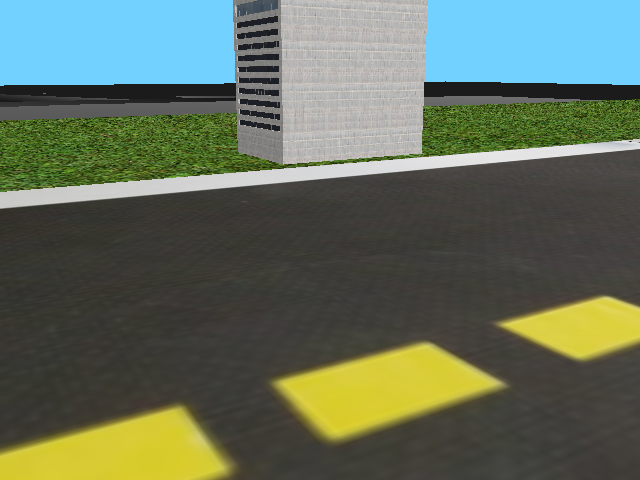
#> input picture Sem_2/Intelligent_Robots/Project/A0254355A/code/localization/building.png, 640 x 480 px
$ jupyter execute --allow-errors trial.ipynb
#> lines starting #> are read from the running program, lines starting #| are printed output that depends on the picture; after the words box and inside, x2 and y2 are one past the last pixel; in counts of white or black regions, pixels touching at a corner belong together
[cell 1]
import cv2
import numpy as np

# load image
img = cv2.imread("building.png")
#> img is the input picture: shape (480, 640, 3); mean B, G, R 93, 110, 98.3
# add blur because of pixel artefacts
img = cv2.GaussianBlur(img, (5, 5), 5)
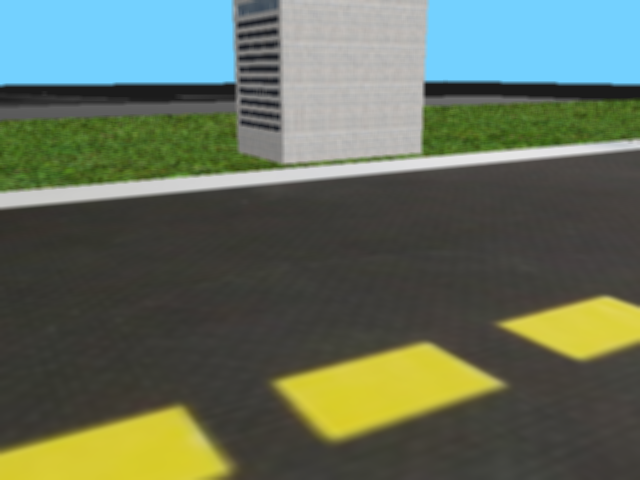
#> img: shape (480, 640, 3); mean B, G, R 93, 110, 98.3
# convert to HSV
hsv = cv2.cvtColor(img, cv2.COLOR_BGR2HSV)
#> hsv: shape (480, 640, 3); mean H, S, V 35.6, 66.7, 118

# set lower and upper color limits
# lower_val = (90, 50, 20)
# upper_val = (110, 100, 255) # building glass
lower_val = (0, 0, 20)
upper_val = (180,15,255) # grey
# lower_val = (95, 0, 0)
# upper_val = (100,25,255)

# Threshold the HSV image to get only green colors
mask = cv2.inRange(hsv, lower_val, upper_val)
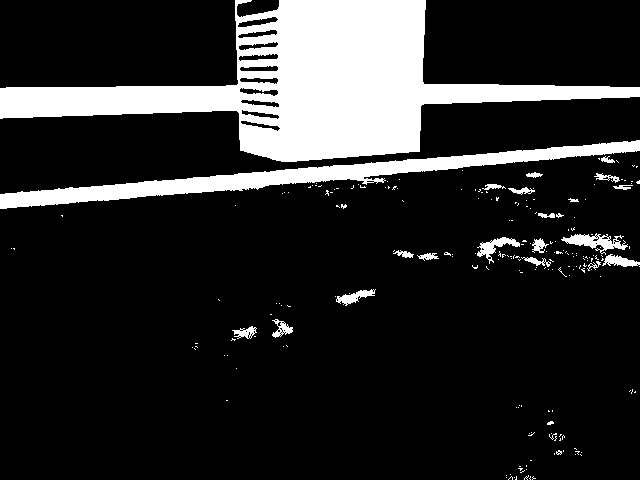
#> mask: shape (480, 640); 16.2% white; 208 white regions (185 under 20 px)
# apply mask to original image
res = cv2.bitwise_and(img, img, mask=mask)
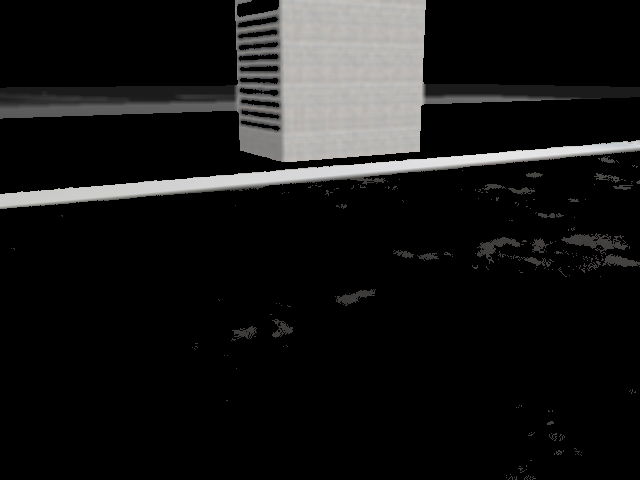
#> res: shape (480, 640, 3); mean B, G, R 22.9, 23.1, 23.3
cv2.imshow('Result', res)
# print(res)
print(len(res[np.where(res != 0)]))
#| 149100

# detect contours in image
contours, hierarchy = cv2.findContours(mask, cv2.RETR_TREE, cv2.CHAIN_APPROX_SIMPLE)
#> contours = 309 contours, 279 with area under 20; largest, box (x1, y1, x2, y2) and area: (0, 0, 640, 162) 37875, (0, 140, 640, 209) 8258, (561, 233, 628, 255) 528, (477, 237, 520, 264) 334, (336, 289, 376, 306) 233
# draw filled contour on result
for cnt in contours:
    cv2.drawContours(res, [cnt], 0, (0,0,255), 2)
#> this loop made 309 passes
#> cnt on passes 1, 2, 5: [[514, 477]], [[506, 477]], [[516, 476], [516, 478], [515, 479], [516, 479]]
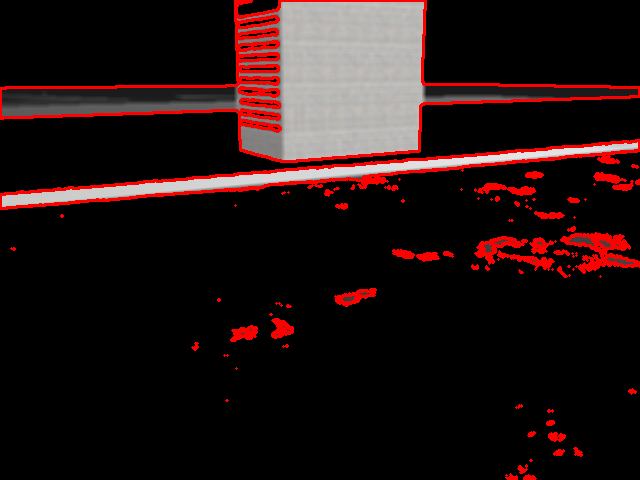
#> res: shape (480, 640, 3); 6.06% of pixels changed, all inside (x1, y1, x2, y2) = (0, 0, 640, 480)
print(len(res[np.where(res != 0)]))
#| 134394
cv2.imshow("resu", res)

# detect edges in mask
edges = cv2.Canny(mask,100,100)
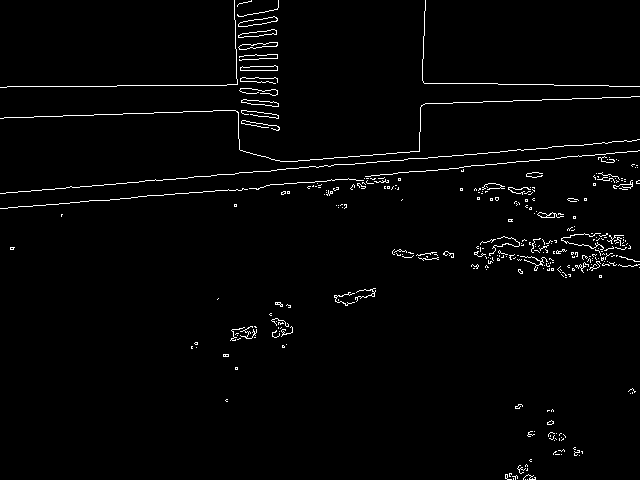
#> edges: shape (480, 640); 2% white in thin lines or dots
# [7 lines of commented-out code are left out]
cv2.waitKey(0)
cv2.destroyAllWindows()

[cell 2]
import cv2
import numpy as np

img = cv2.imread('building.png')
# img = cv2.imread('../goal_images/build2.png')
# img = cv2.imread('../goal_images/street3.png')

brightness = 0
contrast = 10
brightness += int(round(255*(1-contrast)/2))
img = cv2.addWeighted(img, contrast, img, 0, brightness)
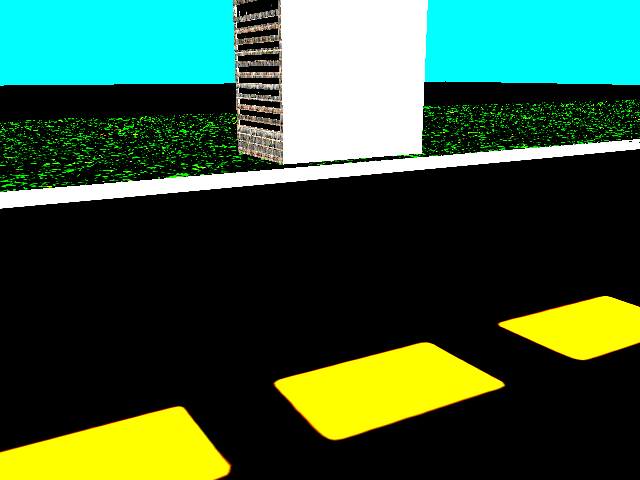
#> img: shape (480, 640, 3); mean B, G, R 59.2, 87.4, 53.6
cv2.imshow("contract", img)

img = cv2.GaussianBlur(img, (5, 5), 5)
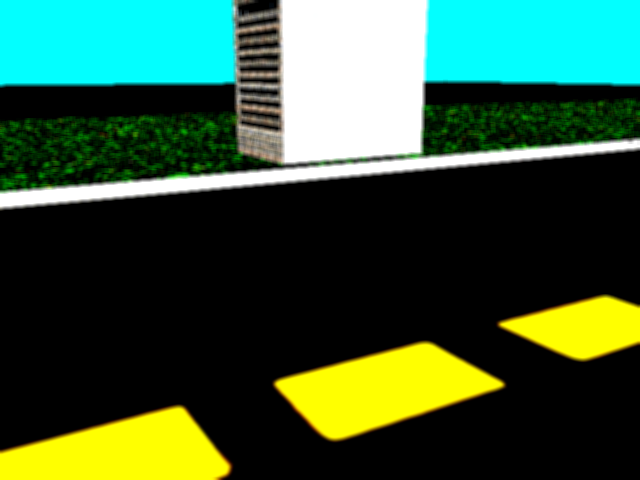
#> img: shape (480, 640, 3); mean B, G, R 59.2, 87.4, 53.6
hsv = cv2.cvtColor(img, cv2.COLOR_BGR2HSV)
#> hsv: shape (480, 640, 3); mean H, S, V 20.4, 81.9, 88.1

lower_val = (0, 0, 20)
upper_val = (180,15,255) # grey
# lower_val = (90, 50, 20)
# upper_val = (110, 100, 255) # building glass

mask = cv2.inRange(hsv, lower_val, upper_val)
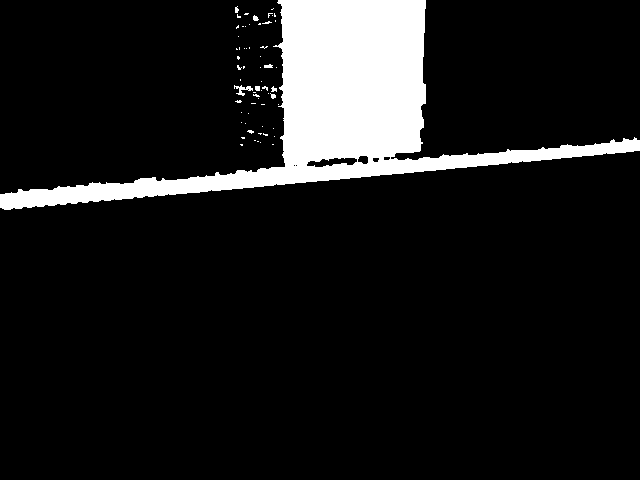
#> mask: shape (480, 640); 10.6% white; 62 white regions (54 under 20 px)
img = cv2.bitwise_and(img, img, mask=mask)
# gray = cv2.cvtColor(img, cv2.COLOR_BGR2GRAY)

# ret,thresh = cv2.threshold(img,50,255,0)
# contours,hierarchy = cv2.findContours(img, 1, 2)
contours, hierarchy = cv2.findContours(mask, cv2.RETR_TREE, cv2.CHAIN_APPROX_SIMPLE)
#> contours = 69 contours, 63 with area under 20; largest, box (x1, y1, x2, y2) and area: (0, 0, 640, 210) 31568, (306, 157, 358, 168) 326, (357, 155, 369, 165) 79, (234, 85, 253, 96) 54, (372, 157, 380, 163) 29, (383, 156, 391, 161) 24
print("Number of contours detected:", len(contours))
#| Number of contours detected: 69
count = 0
areas = []
for cnt in contours:
    x1,y1 = cnt[0][0]
    approx = cv2.approxPolyDP(cnt, 0.01*cv2.arcLength(cnt, True), True)
#     print(len(approx))

    if len(approx) > 4:
        count+=1
        ar = cv2.contourArea(cnt)
        areas.append(ar)
        x, y, w, h = cv2.boundingRect(cnt)
        ratio = float(w)/h
        if ratio >= 0.9 and ratio <= 1.1:
            img = cv2.drawContours(img, [cnt], -1, (0,255,255), 3)
        else:
            img = cv2.drawContours(img, [cnt], -1, (0,255,0), 3)
#> this loop made 69 passes
#> (x1, y1, ar, x, y, w, h, ratio) on passes 8, 10, 20, 22, 23, 27, 28, 29, 30, 37, 38, 40: (263, 133, 3, 263, 133, 5, 3, 1.67), (248, 130, 9.5, 247, 130, 7, 4, 1.75), (237, 100, 7, 235, 100, 7, 3, 2.33), (253, 94, 5.5, 253, 94, 7, 3, 2.33), (270, 93, 13.5, 270, 93, 6, 6, 1), (273, 86, 13.5, 271, 86, 6, 6, 1), (264, 86, 7.5, 262, 86, 6, 5, 1.2), (255, 86, 15.5, 255, 86, 5, 5, 1), (234, 85, 53.5, 234, 85, 19, 11, 1.73), (237, 65, 6.5, 237, 65, 5, 5, 1), (269, 64, 17, 264, 64, 9, 4, 2.25), (237, 56, 4.5, 237, 56, 3, 4, 0.75)
#> (x1, y1) on passes 3, 7, 11, 12, 13, 14: (260, 142), (274, 136), (273, 128), (262, 126), (245, 123), (241, 122)
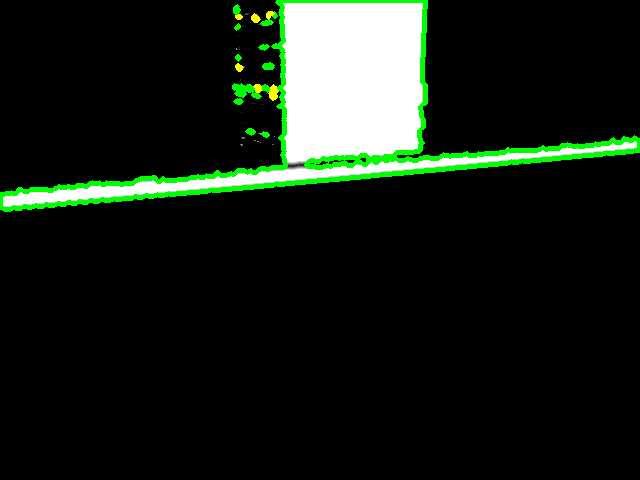
#> img: shape (480, 640, 3); mean B, G, R 21.8, 30.3, 22.1
#> after the loop, areas = 25 values, max 31568.5 at index 20, min 1.5 at index 17, mean 1289.2; count = 25
print(count)
#| 25
print(sorted(areas, reverse=True))
#| [31568.5, 326.5, 79.0, 53.5, 29.0, 24.5, 17.0, 17.0, 15.5, 13.5, 13.5, 11.5, 9.5, 7.5, 7.0, 6.5, 6.0, 5.5, 4.5, 3.5, 3.0, 2.5, 2.5, 1.5, 1.5]
cv2.imshow("Shapes", img)
cv2.waitKey(0)
cv2.destroyAllWindows()

$ run again, with Sem_2/Intelligent_Robots/Project/A0254355A/code/goal_images/duckie0.png copied over Sem_2/Intelligent_Robots/Project/A0254355A/code/localization/building.png
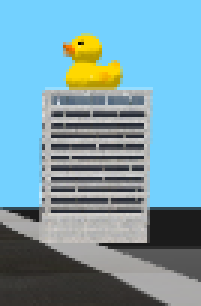
#> input picture Sem_2/Intelligent_Robots/Project/A0254355A/code/goal_images/duckie0.png, 67 x 102 px (shown 3 times larger)
#> img is the input picture: shape (102, 67, 3); mean B, G, R 171.7, 158.5, 119.3
#| 7362
#> `contours, hierarchy = cv2.findContours(mask, cv2.RETR_TREE, cv2.CHAIN_..`: contours = 4 contours, 3 with area under 20; largest, box (x1, y1, x2, y2) and area: (0, 32, 67, 102) 2338
#> the loop `for cnt in contours:` made 4 passes
#> cnt on pass 4: [[37, 31]]
#> after the loop `for cnt in contours:`:
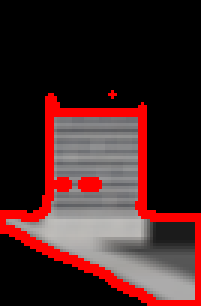
#> res: shape (102, 67, 3) (shown 3 times larger); mean B, G, R 36.7, 36.7, 66.3
#| 6485
#> edges: shape (102, 67); 3.2% white in thin lines or dots, all inside (x1, y1, x2, y2) = (0, 30, 67, 102)
#> `contours, hierarchy = cv2.findContours(mask, cv2.RETR_TREE, cv2.CHAIN_..`: contours = 12 contours, 8 with area under 20; largest, box (x1, y1, x2, y2) and area: (0, 36, 67, 102) 2070, (18, 41, 48, 48) 162, (17, 66, 30, 72) 40, (37, 66, 46, 71) 22
#| Number of contours detected: 12
#> the loop `for cnt in contours:` made 12 passes
#> (x1, y1, ar, x, y, w, h, ratio) on passes 1, 3, 4, 5, 6, 7, 11: (48, 36, 2070, 0, 36, 67, 66, 1.02), (40, 67, 22.5, 37, 66, 9, 5, 1.8), (19, 66, 39.5, 17, 66, 13, 6, 2.17), (39, 61, 11, 39, 60, 7, 4, 1.75), (29, 59, 15, 27, 59, 6, 5, 1.2), (20, 60, 10, 18, 59, 6, 5, 1.2), (20, 41, 161.5, 18, 41, 30, 7, 4.29)
#> after the loop `for cnt in contours:`:
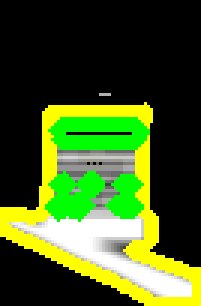
#> img: shape (102, 67, 3) (shown 3 times larger); mean B, G, R 28.8, 89.4, 65
#> after the loop `for cnt in contours:`: areas = [2070, 22.5, 39.5, 11, 15, 10, 161.5]; count = 7
#| 7
#| [2070.0, 161.5, 39.5, 22.5, 15.0, 11.0, 10.0]
